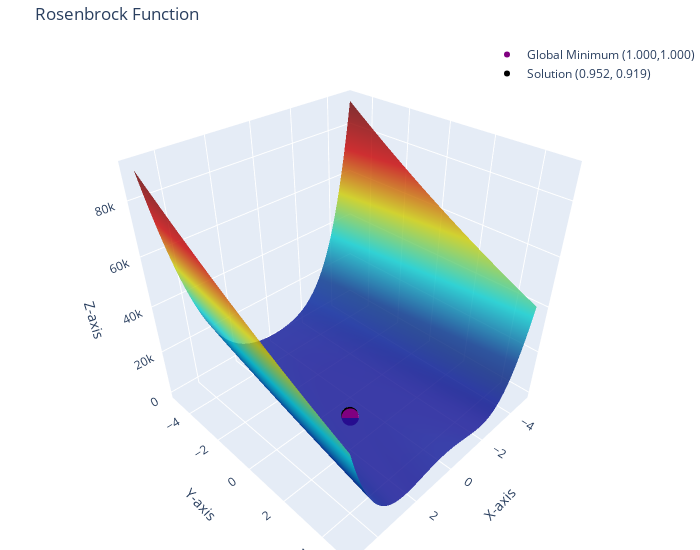

Here is the notebook cell this chart was saved with:
### Markdown cell above
## **---------------------------Tests---------------------------**

### Code cell
start = time.time()
genetic_algorithm = AG_Rosenbrock(population_size=100) 
genetic_algorithm.evolve(fitness_function=fitness_rosenbrock, pmut=0.1, ngen=2000, T=6, trace=200, reverse_sort=True)
minutos, segundos = divmod(time.time()-start, 60)
print(f"*******Tiempo transcurrido: {int(minutos)} minutos y {segundos:.2f} segundos*******")

plot_rosenbrock(genetic_algorithm.population[0])

### Figure 1 — Plotly figure (JSON) as saved in the notebook; plotly's stock layout.template omitted (floating-point values rounded to 4 significant figures; data arrays with more than 128 entries replaced by an {"elided": "..."} marker saying what was removed)
{"data": [{"colorscale": [[0, "rgb(0,0,131)"], [0.2, "rgb(0,60,170)"], [0.4, "rgb(5,255,255)"], [0.6, "rgb(255,255,0)"], [0.8, "rgb(250,0,0)"], [1, "rgb(128,0,0)"]], "opacity": 0.8, "showscale": false, "type": "surface", "x": {"elided": "100x100 float values"}, "y": {"elided": "100x100 float values"}, "z": {"elided": "100x100 float values"}}, {"marker": {"color": "purple", "size": 6, "symbol": "circle"}, "mode": "markers", "name": "Global Minimum (1.000,1.000)", "type": "scatter3d", "x": [1], "y": [1], "z": [0]}, {"marker": {"color": "black", "size": 6, "symbol": "circle"}, "mode": "markers", "name": "Solution (0.952, 0.919)", "type": "scatter3d", "x": [0.9521], "y": [0.9185], "z": [0.01664]}], "layout": {"height": 550, "legend": {"x": 1, "xanchor": "right", "y": 1, "yanchor": "top"}, "margin": {"b": 0, "l": 0, "r": 0, "t": 40}, "scene": {"xaxis": {"title": {"text": "X-axis"}}, "yaxis": {"title": {"text": "Y-axis"}}, "zaxis": {"title": {"text": "Z-axis"}}}, "showlegend": true, "title": {"text": "Rosenbrock Function"}, "width": 700}}
